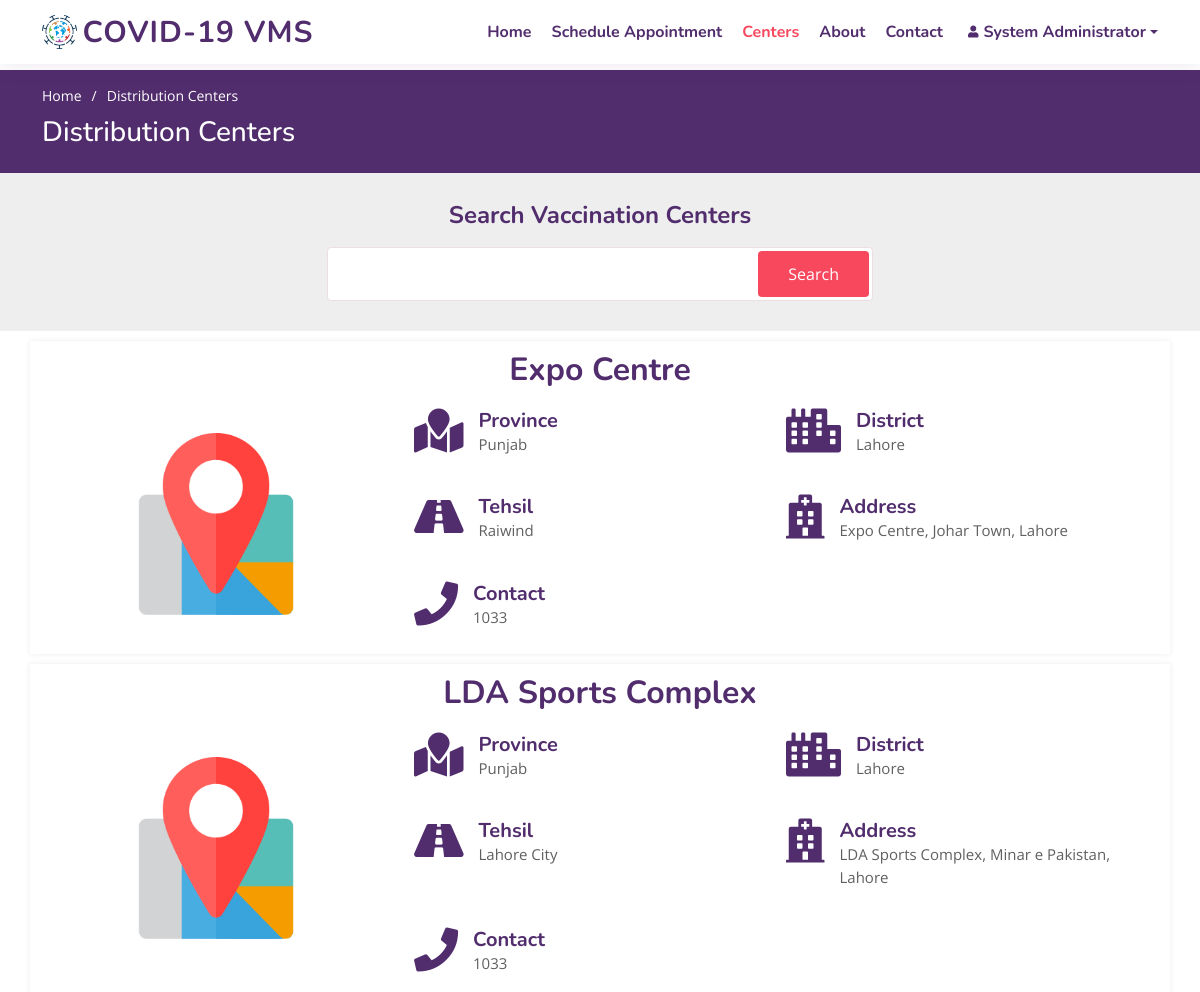
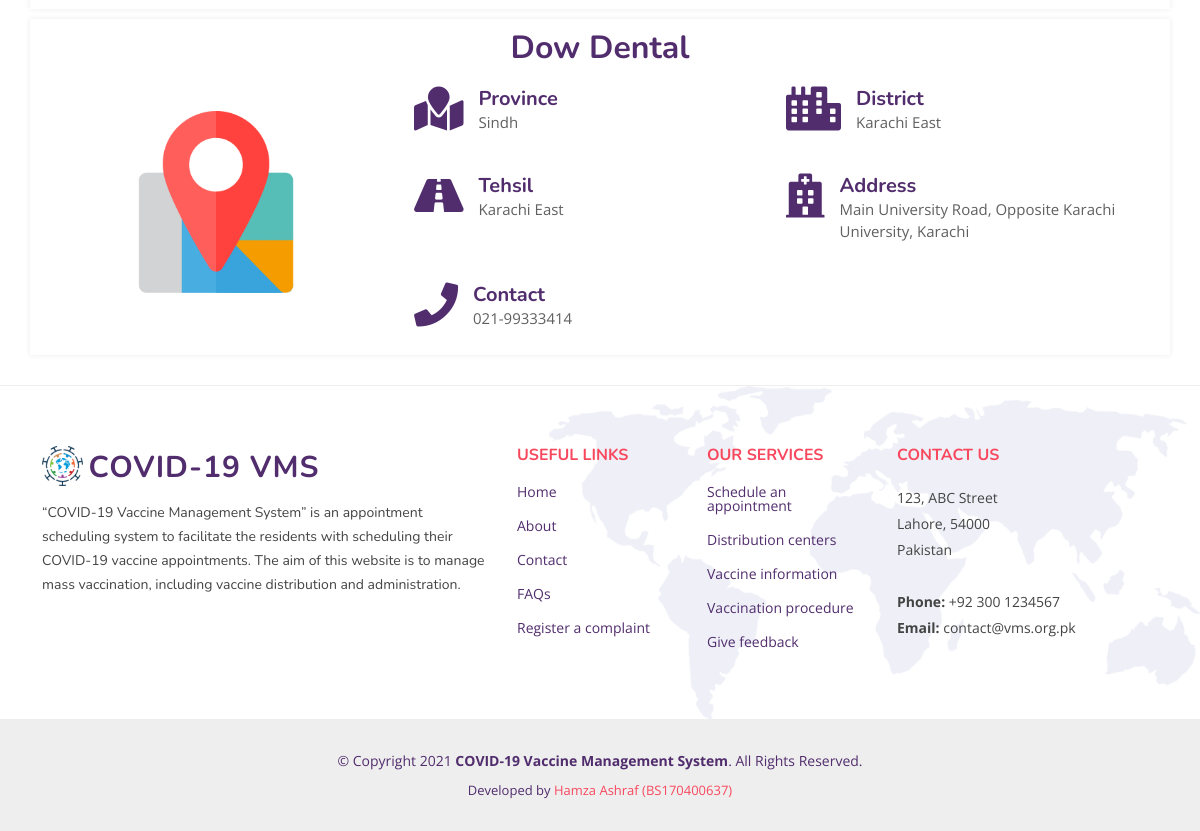
/vms/centers.php (signed in), run on the app's committed database (2 pictures, top to bottom).
### tables this page shows
CREATE TABLE `center` (
  `center_id` int NOT NULL,
  `center_name` varchar(50) NOT NULL,
  `province` varchar(50) NOT NULL,
  `district` varchar(50) NOT NULL,
  `tehsil` varchar(50) NOT NULL,
  `address` varchar(250) NOT NULL,
  `contact` varchar(100) NOT NULL
);

### vms/centers.php (the view, shortened to what this page needs)
<?php
include_once('../vms_connection.php');
?>
<!DOCTYPE html>
<html lang="en">
<head>
  <link href="assets/bootstrap/css/bootstrap.min.css" rel="stylesheet">
  <link rel="stylesheet" href="https://pro.fontawesome.com/releases/v5.10.0/css/all.css"/>
  <link href="assets/css/style.css" rel="stylesheet">
</head>
<body>
  <?php include_once('includes/header.php'); ?>
  <section class="breadcrumbs">
    <div class="container">
      <ol>
        <li><a href="index.php">Home</a></li>
        <li>Distribution Centers</li>
      </ol>
      <h2>Distribution Centers</h2>
    </div>
  </section>
  <section class="centers">
    <div class="search-center">
      <div class="container">
        <div class="row justify-content-center">
          <div class="col-lg-12 text-center">
            <h4>Search Vaccination Centers</h4>
          </div>
          <div class="col-lg-6">
            <form action="" method="get">
              <input type="text" name="q" />
              <input type="submit" name="search-btn" value="Search" />
            </form>
          </div>
        </div>
      </div>
    </div>
    <div class="container">
      <?php
      $searchString = "";
      if($_SERVER["REQUEST_METHOD"] == "GET")
      {
        $searchString = $_GET["q"];
      }
      if(empty($searchString))
      {
        $conn = mysqli_connect($servername, $dbuser, $dbpass, $dbname);
        $sql = "SELECT * FROM center ORDER BY center_id ASC";
        $result = mysqli_query($conn, $sql);
        if (mysqli_num_rows($result) > 0)
        {
          while($row = mysqli_fetch_assoc($result))
          {
            $center_name = $row["center_name"];
            $province = $row["province"];
            $district = $row["district"];
            $tehsil = $row["tehsil"];
            $address = $row["address"];
            $contact = $row["contact"];
            ?>
            <div class="row center-details">
              <h3><?php echo $center_name; ?></h3>
              <div class="row">
                <div class="col-xl-4 text-center">
                  <img src="assets/img/center-default.png" class="img-fluid p-4" alt="">
                </div>
                <div class="col-xl-8 d-flex content">
                  <div class="row align-self-center gy-4">
                    <div class="col-md-6 icon-box">
                      <i class="fas fa-map-marked"></i>
                      <div>
                        <h4>Province</h4>
                        <p><?php echo $province; ?></p>
                      </div>
                    </div>
                    <div class="col-md-6 icon-box">
                      <i class="fas fa-city"></i>
                      <div>
                        <h4>District</h4>
                        <p><?php echo $district; ?></p>
                      </div>
                    </div>
                    <div class="col-md-6 icon-box">
                      <i class="fas fa-road"></i>
                      <div>
                        <h4>Tehsil</h4>
                        <p><?php echo $tehsil; ?></p>
                      </div>
                    </div>
                    <div class="col-md-6 icon-box">
                      <i class="fas fa-hospital"></i>
                      <div>
                        <h4>Address</h4>
                        <p><?php echo $address; ?></p>
                      </div>
                    </div>
                    <div class="col-md-6 icon-box">
                      <i class="fas fa-phone"></i>
                      <div>
                        <h4>Contact</h4>
                        <p><?php echo $contact; ?></p>
                      </div>
                    </div>
                  </div>
                </div>
              </div>
            </div>
          <?php
          }
        }
        else
        {?>
          <h4 class="no-result text-center">Ooops!! No records found.</h4>
        <?php
        }
      }
      ?>
    </div>
  </section>
  <?php include_once('includes/footer.php'); ?>
</body>
</html>

### vms/assets/css/style.css (style rules this page uses)
body { font-family: "Open Sans", sans-serif; color: #444444; }
a { color: #F8485E; text-decoration: none; }
h1, h2, h3, h4, h5, h6 { font-family: "Nunito", sans-serif; }
section { padding: 30px 0; overflow: hidden; }
.breadcrumbs { padding: 15px 0; color: #fff; background: #512D6D; min-height: 40px; margin-top: 70px; }
.breadcrumbs h2 { font-size: 28px; font-weight: 500; }
.breadcrumbs ol { display: flex; flex-wrap: wrap; list-style: none; padding: 0 0 10px 0; margin: 0; font-size: 14px; }
.breadcrumbs ol a { color: #fff; }
.breadcrumbs ol li + li { padding-left: 10px; }
.breadcrumbs ol li + li::before { display: inline-block; padding-right: 10px; content: "/"; }
.centers { padding-top: 0; }
.centers .search-center { padding: 30px 0; background: #EEEEEE; }
.centers .search-center h4 { font-size: 24px; margin: 0; padding: 0; line-height: 1; font-weight: 700; color: #512D6D; }
.centers .search-center form { margin-top: 20px; background: #fff; padding: 6px 10px; position: relative; border-radius: 4px; border: 1px solid #eddfdf; }
.centers .search-center form input[type="text"] { border: 0; padding: 8px; width: calc(100% - 140px); }
.centers .search-center form input[type="submit"] { position: absolute; top: 0; right: 0; bottom: 0; border: 0; font-size: 16px; padding: 0 30px; margin: 3px; background: #F8485E; color: #fff; border-radius: 4px; }
.centers .center-details { margin-top: 10px; padding: 10px 0; box-shadow: 0 0 5px rgba(81, 45, 109, 0.1); }
.centers .center-details h3 { color: #512D6D; font-weight: 700; font-size: 32px; margin: 0 0 20px 0; text-align: center; }
.centers .center-details .content .icon-box { display: flex; }
.centers .center-details img { max-height: 230px; }
.centers .center-details .content .icon-box h4 { font-size: 20px; font-weight: 700; margin: 0; color: #512D6D; }
.centers .center-details .content .icon-box i { font-size: 44px; line-height: 44px; color: #512D6D; margin-right: 15px; }
.centers .center-details .content .icon-box p { font-size: 15px; color: #606060; }

### data on the page
center: center_name "Expo Centre", province "Punjab", district "Lahore", tehsil "Raiwind", address "Expo Centre, Johar Town, Lahore", contact "1033"
center: center_name "LDA Sports Complex", province "Punjab", district "Lahore", tehsil "Lahore City", address "LDA Sports Complex, Minar e Pakistan, Lahore", contact "1033"
center: center_name "Dow Dental", province "Sindh", district "Karachi East", tehsil "Karachi East", address "Main University Road, Opposite Karachi University, Karachi", contact "021-99333414"

### other printed values
$_SESSION["full_name"] "System Administrator"
